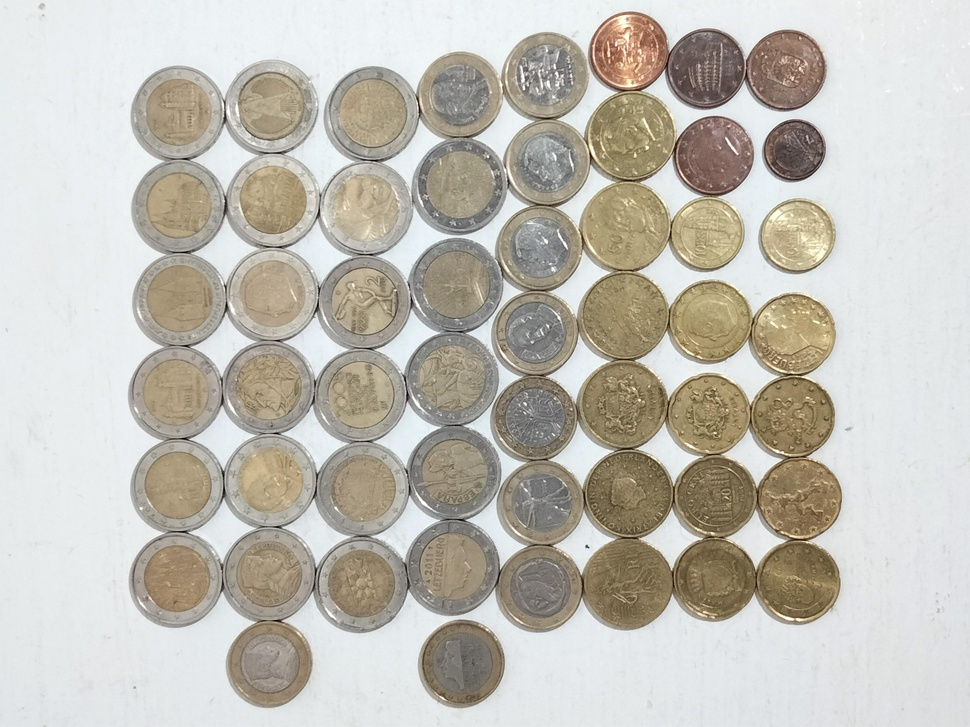
#> input picture coins.jpeg, 970 x 727 px, shrunk from 4160 x 3120 before the run, found by its file name
$ python holefilling.py
#> lines starting #> are read from the running program, lines starting #| are printed output that depends on the picture; after the words box and inside, x2 and y2 are one past the last pixel; in counts of white or black regions, pixels touching at a corner belong together
import cv2;
import numpy as np;
import matplotlib.pyplot as plt

im_in = cv2.imread("/Users/apple/Desktop/code/Digital_Image_processing/coins.jpeg", cv2.IMREAD_GRAYSCALE)
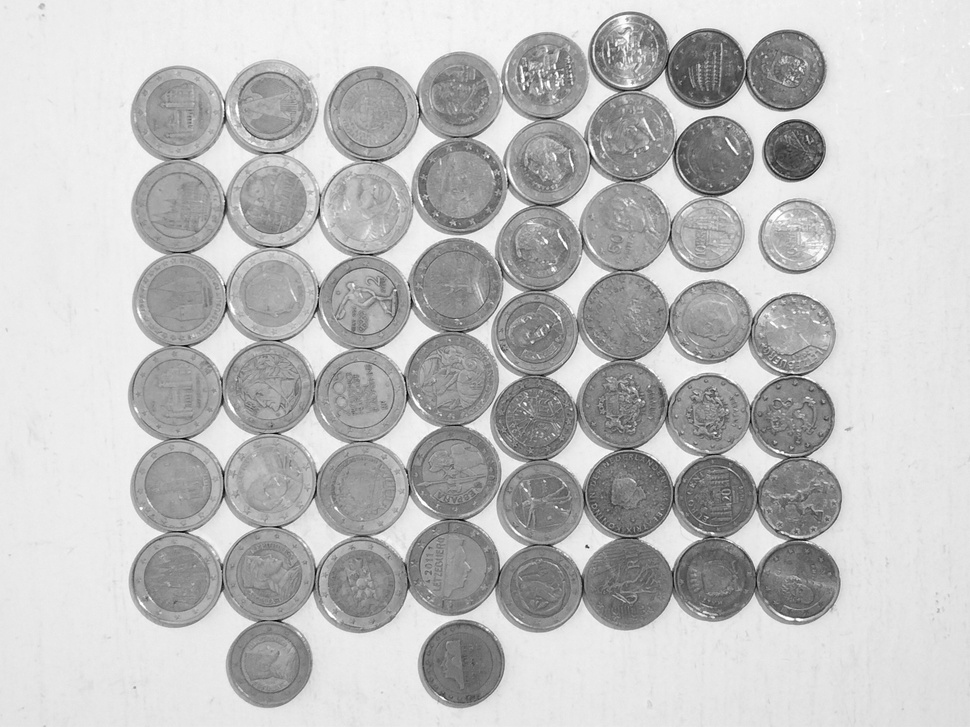
#> im_in: shape (727, 970); min 0, max 255, mean 189.8
th, im_th = cv2.threshold(im_in, 220, 255, cv2.THRESH_BINARY_INV)
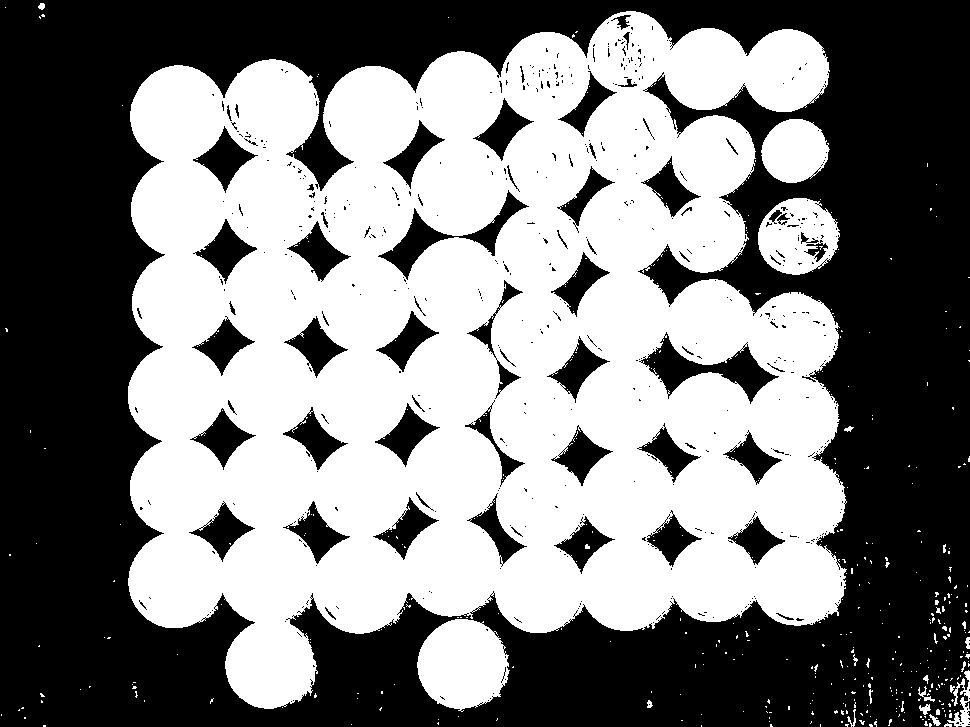
#> im_th: shape (727, 970); 49.6% white; 414 white regions (388 under 20 px), largest, box (x1, y1, x2, y2) and area: (128, 11, 847, 709) 333308, (417, 619, 510, 712) 6410, (758, 198, 840, 275) 4240
im_floodfill = im_th.copy()
h, w = im_th.shape[:2]
#> h = 727; w = 970
mask = np.zeros((h+2, w+2), np.uint8)

cv2.floodFill(im_floodfill, mask, (0,0), 255)
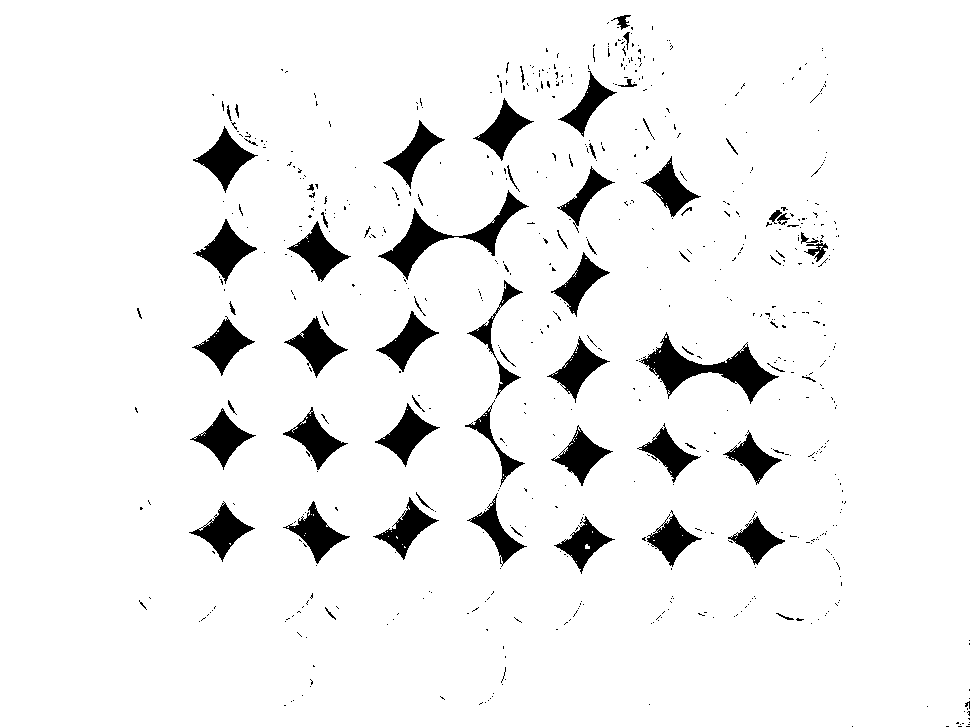
#> im_floodfill: shape (727, 970); 93.7% white; 635 black regions (566 under 20 px), largest, box (x1, y1, x2, y2) and area: (639, 332, 779, 404) 3141, (378, 190, 529, 280) 2639, (193, 126, 258, 193) 1533
im_floodfill_inv = cv2.bitwise_not(im_floodfill)
im_out = im_th | im_floodfill_inv
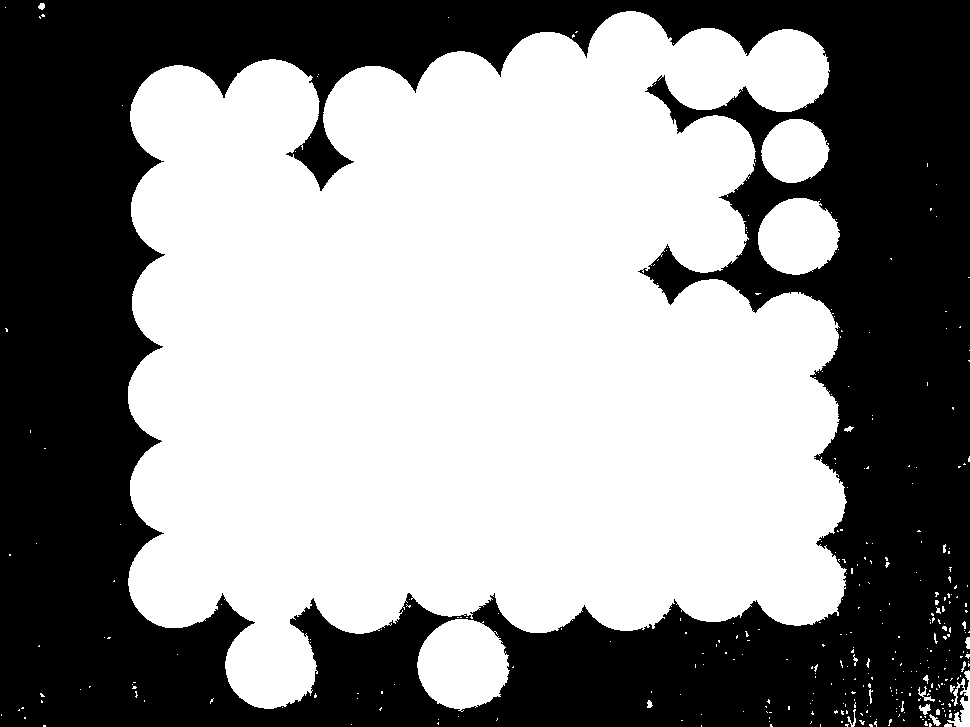
#> im_out: shape (727, 970); 55.9% white; 1 black region, box (x1, y1, x2, y2) and area: (0, 0, 970, 727) 311160

plt.imshow(im_in)
plt.title('Original Image')
plt.show()
plt.imshow(im_floodfill)
plt.title('Floodfilled Image')
plt.show()
plt.imshow(im_floodfill_inv)
plt.title('Inverted Floodfilled Image')
plt.show()
plt.imshow(im_out)
plt.title('Foreground')
plt.show()
